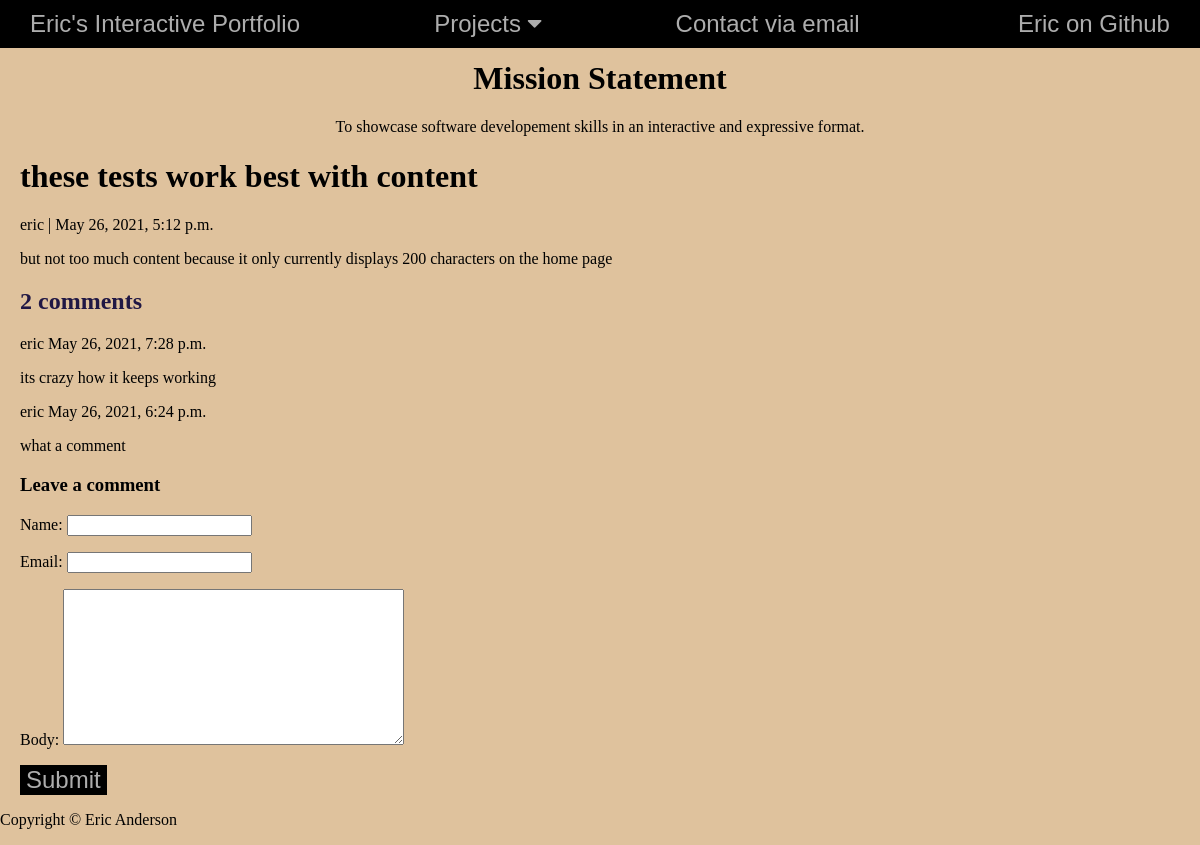
The page /blogs/these-tests-work-best-with-content/ on the database its author committed.
### blog/models.py (models this page shows, shortened)
class Post(models.Model):
    title = models.CharField(max_length=200, unique=True)
    slug = models.SlugField(max_length=200, unique=True)
    author = models.ForeignKey(User, on_delete=models.CASCADE, related_name='blog_posts')
    updated_on = models.DateTimeField(auto_now=True)
    content = models.TextField()
    created_on = models.DateTimeField(auto_now_add=True)
    status = models.IntegerField(choices=STATUS, default=0)
    class Meta:
        ordering = ['-created_on']

class Comment(models.Model):
    post = models.ForeignKey(Post, on_delete=models.CASCADE, related_name='comments')
    name = models.CharField(max_length=80)
    email = models.EmailField()
    body = models.TextField()
    created_on = models.DateTimeField(auto_now_add=True)
    active = models.BooleanField(default=False)
    class Meta:
        ordering = ["created_on"]

### blog/views.py (the view)
# urls.py: path('<slug:slug>/', views.post_detail, name='post_detail'),
def post_detail(request, slug):
    template_name = 'post_detail.html'
    post = get_object_or_404(Post, slug=slug)
    comments = post.comments.filter(active=True).order_by("-created_on")
    new_comment = None
    if request.method == 'POST':
        comment_form = CommentForm(data=request.POST)
        if comment_form.is_valid():
            new_comment = comment_form.save(commit=False)
        new_comment.post = post
        new_comment.save()
    else:
        comment_form = CommentForm()
    return render(request, template_name, {'post': post,
                                            'comments': comments,
                                            'new_comment': new_comment,
                                            'comment_form': comment_form})

### blog/forms.py
class CommentForm(forms.ModelForm):
    class Meta:
        model = Comment
        fields = ('name', 'email', 'body')

### templates/post_detail.html (shortened to what this page needs)
{% extends 'base.html' %} {% block content %}
<div class="comments">
  <h1>{% block title %} {{ post.title }} {% endblock title %}</h1>
  <p>{{ post.author }} | {{ post.created_on }}</p>
  <p>{{ post.content | safe }}</p>
  <div class="comment_block">
      <h2>{{ comments.count }} comments</h2>
      {% for comment in comments %}
      <div class="comments">
        <p>
          {{ comment.name }}
          <span>
            {{ comment.created_on }}
          </span>
        </p>
        {{ comment.body | linebreaks }}
      </div>
      {% endfor %}
  </div>
    <div class="card-body">
      {% if new_comment %}
      <div class="alert alert-success" role="alert">
        Your comment is awaiting moderation
      </div>
      {% else %}
      <h3>Leave a comment</h3>
      <form method="post">
        {{ comment_form.as_p }}
        <button type="submit" class="btn btn-primary  btn-lg">Submit</button>
      </form>
      {% endif %}
    </div>
</div>
{% endblock content %}

### static/css/base.css (style rules this page uses)
body { margin: 0; background-color: rgb(223, 194, 157); }
h2 { color: rgb(32, 23, 68);; }
button { font-family: 'KoHo', sans-serif; font-size: 24px; color: #adadad; background-color: rgb(0, 0, 0); text-decoration: none; border: none; }

### rows shown on the page
Post: title "these tests work best with content", author "eric", created_on "May 26, 2021, 5:12 p.m.", content "but not too much content because it only currently displays 200 characters on the home page"
Comment: name "eric", created_on "May 26, 2021, 7:28 p.m.", body "its crazy how it keeps working"
Comment: name "eric", created_on "May 26, 2021, 6:24 p.m.", body "what a comment"

### other values the page prints
{{ comments.count }} "2"
